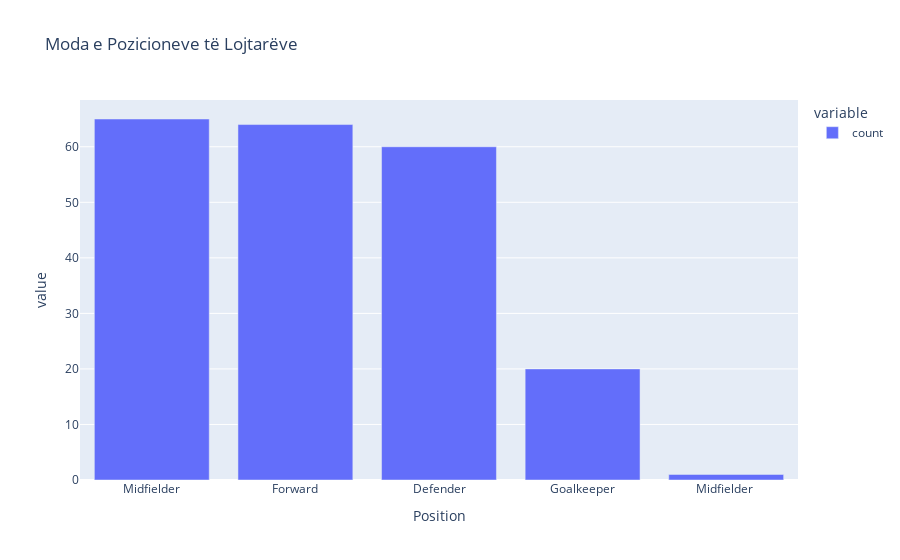

Notebook code cell kept with this figure:
### Code cell
position_counts = ucl['Position'].value_counts()

fig = px.bar(position_counts, title="Moda e Pozicioneve të Lojtarëve")
fig.show()

### Figure 1 — Plotly figure (JSON) as saved in the notebook; plotly's stock layout.template omitted (floating-point values rounded to 4 significant figures)
{"data": [{"hovertemplate": "variable=count<br>Position=%{x}<br>value=%{y}<extra></extra>", "legendgroup": "count", "marker": {"color": "#636efa", "pattern": {"shape": ""}}, "name": "count", "orientation": "v", "showlegend": true, "textposition": "auto", "x": ["Midfielder", "Forward", "Defender", "Goalkeeper", "Midfielder "], "xaxis": "x", "y": [65, 64, 60, 20, 1], "yaxis": "y", "type": "bar"}], "layout": {"xaxis": {"anchor": "y", "domain": [0.0, 1.0], "title": {"text": "Position"}}, "yaxis": {"anchor": "x", "domain": [0.0, 1.0], "title": {"text": "value"}}, "legend": {"title": {"text": "variable"}, "tracegroupgap": 0}, "title": {"text": "Moda e Pozicioneve të Lojtarëve"}, "barmode": "relative"}}
